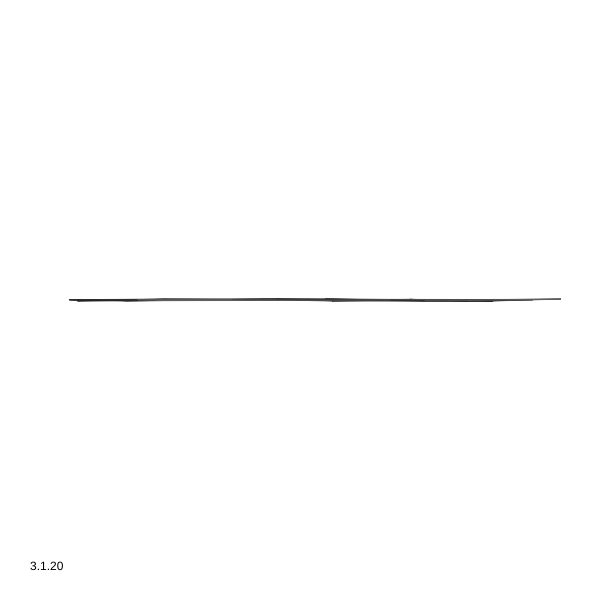
Frame 1 (no input)
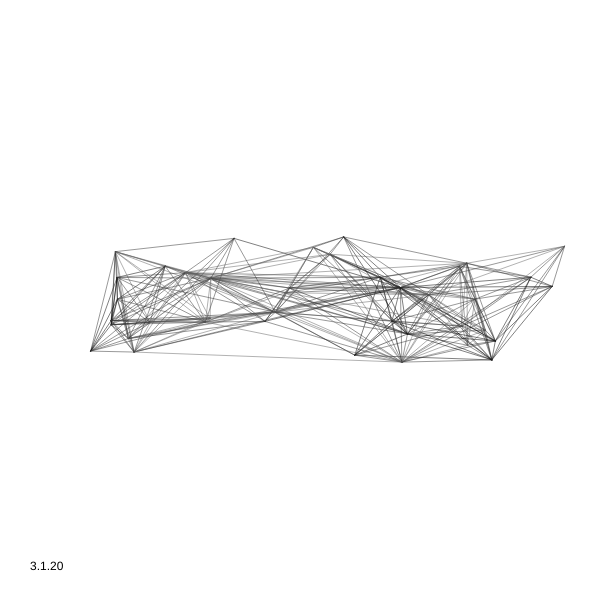
Frame 60 (no input)
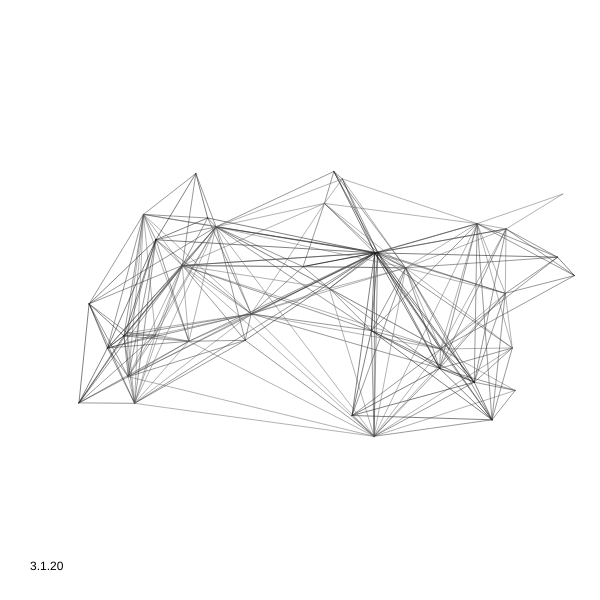
Frame 120 (the mouse pressed at the canvas centre since frame 60)

The p5.js sketch that drew these frames (run headless with seeded random() and noise() and a simulated clock; from frame 60 on, the mouse is pressed at the canvas centre):

// p5.js sketch
// ── sketch.js
/*
  Inspired by Process 4 by Casey Reas ( http://reas.com/compendium_text/ );
  The main modification is in the visualization:the distance
  between the centers controls the thickness of the line which is drawn, with color given by interpolating the
  colors of the two circles overlapping;
 */

var elements = [];
var tot = 40;


function setup() {
  createCanvas(600,600);
  init();

}

function draw() {
  
  //Do not clear the screen;
 background(255);
  
  for (var i = 0 ; i < elements.length; i++){
    var el = elements[i];
    el.move();
    el.bounce();
  }

  // Checking overlaps

  for (var i = 0; i < elements.length; i++){
    var el = elements[i];
      for (var j = i + 1; j < elements.length; j++){
        var el2 = elements[j];
        el.onOverlap(el2);
    }
  }
  noStroke();
  fill(0);
  text("3.1.20", 30, height - 30);
}


function init(){
  background(255);
  // Distribute the Elements randomly on a line ;
  elements = [];

  for (var  i = 0; i < tot; i++){
    var s = int(random(0, 2));
    var col = color(100 * s); //Randomly choose between black and (182, 103, 13), with alpha equal to 2;

    elements.push( new Element(random(width),height/2, random(6, 160), col));
    
  }
}


// Define the Element1 class

function Element(x, y, rad, col){
  var pos;
  var vel;
  var dir;
  var r;
  var color;


  this.pos = new p5.Vector(x, y);
  this.vel = new p5.Vector(random(-1, 1), random(-1, 1));
  this.dir = this.vel.copy();
  this.r = rad;
  this.color = col;

  // Define movement: every Element moves on a straight line;

  this.move = function(){
    var mag = this.vel.mag(); //Keep track of the velocity;
    
    this.vel.x += (this.dir.x - this.vel.x) * 0.01;  //Slowly change the velocity vector
    this.vel.y += (this.dir.y - this.vel.y) * 0.01; //to agree with the new direction;
    this.vel.normalize();
    this.vel.mult(mag); //Each element will move with the same initial velocity;

    this.pos.add(this.vel);

  }

  //Define behaviour when the circles overlap
  
  this.onOverlap = function(other){
    var d = (this.pos.x - other.pos.x) * (this.pos.x - other.pos.x) + (this.pos.y - other.pos.y) * (this.pos.y - other.pos.y); 

    //If touching, we change their direction
    
    if (d == (this.r + other.r) * (this.r + other.r)){
      this.dir.rotate(0.01 * 2 * PI);
      other.dir.rotate(0.01 * 2 * PI);
    }
    
    // If overlapping, they will move away from their centers;
    if (d < (this.r + other.r) * (this.r + other.r)){
      
      
      this.dir.x = this.pos.x - other.pos.x;
      this.dir.y = this.pos.y - other.pos.y;
      this.dir.normalize();
      
      //To avoid double counting, we change also the direction of the other Element

      other.dir = this.dir.copy();
      other.dir.mult(-1);
      
      this.visualize(other, d);
}

  }

  //Use this for debugging purpouses;

  this.show = function(){
    stroke(0,  255);
    strokeWeight(0.5);
    ellipse(this.pos.x, this.pos.y, this.r * 2, this.r * 2);
    line(this.pos.x + this.dir.x * this.r, this.pos.y + this.dir.y * this.r, this.pos.x, this.pos.y);
  }

  // Check if the Element touches the edges, in which case it bounces back;

  this.bounce = function(){
    if (this.pos.x < this.r){
      this.pos.x = this.r;
      this.vel.x = -this.vel.x;

    }

    if (this.pos.x > width - this.r){
      this.pos.x = width - this.r;
      this.vel.x = -this.vel.x;

    }

    if (this.pos.y < this.r){
      this.pos.y = this.r;
      this.vel.y = -this.vel.y;

    }

    if (this.pos.y > height - this.r){
      this.pos.y = height - this.r;
      this.vel.y = -this.vel.y;

    }
  }
  
  /*Define visualization: draw a line between the centers when they overlap; the distance between
  the centers controls the thickness of the line;
  */
   
  this.visualize = function(other, d){
    var c = map(d, 0, (this.r + other.r) * (this.r + other.r), 1, 0.5);
    noFill();
    strokeWeight(0.5);
    stroke(lerpColor(this.color, other.color, 0.5));
   line(this.pos.x, this.pos.y, other.pos.x, other.pos.y);


  }
}
